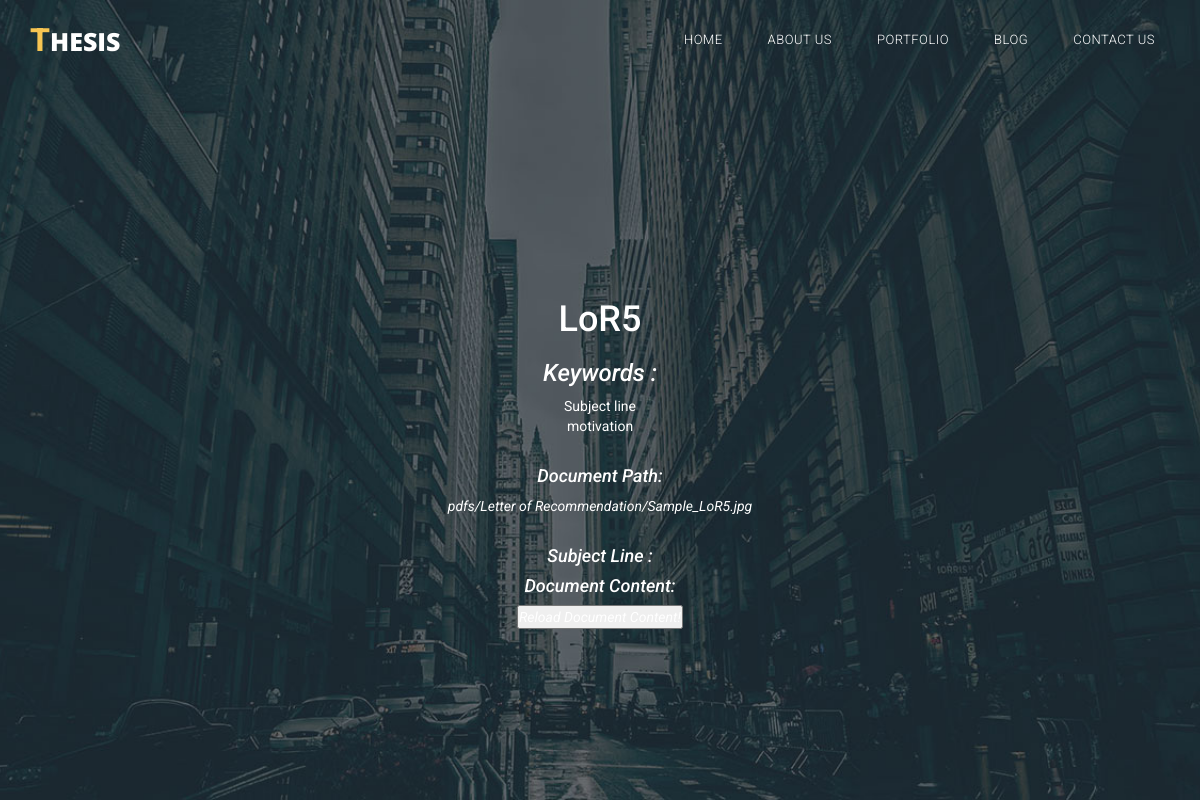
Page /FileSaverApp/5/ on the committed database.
### FileSaverApp/models.py (models this page shows, shortened)
class Document(models.Model):
    document_name = models.CharField(max_length=200)
    document_category = models.ForeignKey(DocumentCategory, on_delete=models.CASCADE)
    file = models.FileField(upload_to=get_directory_path)
    document_text = models.CharField(max_length=2000, default='', blank=True)

class Keyword(models.Model):
    document = models.ForeignKey(Document, on_delete=models.CASCADE)
    keyword = models.CharField(max_length=200)

### FileSaverApp/views.py (the view)
# urls.py: url(r'^(?P<document_id>[0-9]+)/$', views.documentDetail, name='detail'),
def documentDetail(request, document_id):
    document = get_object_or_404(Document, pk=document_id)
    document_text = document.document_text
    return render(request, 'FileSaverApp/documentDetail.html', {'document': document,
                                                                'text': document_text })

### FileSaverApp/templates/FileSaverApp/documentDetail.html (shortened to what this page needs)
<!DOCTYPE html>
<html lang="en">
<head>
    {% load static %}
    <link rel="stylesheet" type="text/css" href="{% static 'tinker/css/bootstrap.min.css' %}" />
    <link rel="stylesheet" type="text/css" href="{% static 'tinker/css/bootstrap-theme.min.css' %}" />
    <link rel="stylesheet" type="text/css" href="{% static 'tinker/css/fontAwesome.css' %}" />
    <link rel="stylesheet" type="text/css" href="{% static 'tinker/css/hero-slider.css' %}" />
    <link rel="stylesheet" type="text/css" href="{% static 'tinker/css/owl-carousel.css' %}" />
    <link rel="stylesheet" type="text/css" href="{% static 'tinker/css/templatemo-style.css' %}" />
    <link rel="stylesheet" type="text/css" href="{% static 'tinker/css/lightbox.css' %}" />
    <link rel="stylesheet" type="text/css" href="{% static 'tinker/css/detailsPage.css' %}" />
</head>
<body>
    <div class="header">
        <div class="container">
            <nav class="navbar navbar-inverse" role="navigation">
                <div class="navbar-header">
                    <a href="{% url 'FileSaverApp:index' %}"  class="navbar-brand scroll-top"><em>T</em>hesis</a>
                </div>
                <div id="main-nav" class="collapse navbar-collapse">
                    <ul class="nav navbar-nav">
                        <li><a href="{% url 'FileSaverApp:index' %}"  class="scroll-top">Home</a></li>
                        <li><a href="#" class="scroll-link" data-id="about">About Us</a></li>
                        <li><a href="#" class="scroll-link" data-id="portfolio">Portfolio</a></li>
                        <li><a href="#" class="scroll-link" data-id="blog">Blog</a></li>
                        <li><a href="#" class="scroll-link" data-id="contact-us">Contact Us</a></li>
                    </ul>
                </div>
            </nav>
        </div>
    </div>
    <div class="parallax-content baner-content" id="home">
        <div class="container">
            <div class="text-content">
                <div class="keyword-list">
                    <h1> {{ document.document_name }}</h1>
                    <h3><em> Keywords :</em></h3>
                    <ul>
                    {% for keyword in document.keyword_set.all %}
                        <li>{{ keyword.keyword }}</li>
                    {% endfor %}
                    </ul>
                    <br>
                    <h4><em> Document Path:<em/></h4>
                    {{ document.file }}
                        <br>
                        <br>
                        <h4>Subject Line : {{ subjectLine }}</h4>
                        <h4><em> Document Content:</em></h4>
                        <form id="searchform" action="{% url 'FileSaverApp:extractText' document.id %}" method="get" accept-charset="utf-8">
                              <button class="searchbutton" type="submit">
                              </button>
                        </form>
                        <br>
                    <div class="document-text">
                    </div>
                </div>
            </div>
        </div>
    </div>
    </body>
</html>

### FileSaverApp/static/tinker/css/hero-slider.css (style rules this page uses)
*, *::after, *::before { -webkit-box-sizing: border-box; -moz-box-sizing: border-box; box-sizing: border-box; }
html { font-size: 62.5%; }
body { font-family: "Open Sans", sans-serif; color: #2c343b; background-color: #f2f2f2; }
a { color: #d44457; text-decoration: none; }

### FileSaverApp/static/tinker/css/templatemo-style.css (style rules this page uses)
* { margin: 0; padding: 0; font-family: 'Roboto', arial, sans-serif; }
body { overflow-x: hidden; }
ul { list-style: none; margin: 0px; }
.parallax-content { width: 100%; min-height: 100vh; background-size: cover; }
.header { position: fixed; top: 0; left: 0; width: 100%; padding: 0; z-index: 10000; transition: all 0.2s ease-in-out; height: 80px; background-color:transparent; text-align: center; line-height: 40px; }
.navbar-inverse .navbar-brand, .navbar-inverse .navbar-nav>li>a { text-shadow: none; }
.navbar-brand { line-height: 80px; padding: 0px; }
.navbar-nav>li>a { color: #fff!important; font-size: 13px; font-weight: 300; text-transform: uppercase; text-shadow: none; line-height: 80px; padding: 0px; letter-spacing: 0.5px; }
.navbar-nav>li { margin-left: 45px; }
.navbar-brand { font-family: 'Open Sans', sans-serif; font-size: 25px; text-transform: uppercase; color: #fff!important; transition: all 0.5s; }
.navbar-brand em { font-style: normal; color: #f7c552; font-size: 32px; }
.header .navbar-brand { font-weight: 800; }
.navbar-inverse { background-image: none; background-color: transparent; }
.header .navbar { margin: 0; border: none; }
@media (min-width: 768px) { .header .navbar-brand { padding-left: 0; } }
@media (min-width: 768px) { .navbar-nav { float: right; } }
.baner-content { width: 100%; padding-top: 35vh; text-align: center; background-image: url(../img/banner_bg.jpg); vertical-align: middle; }
.baner-content .text-content { text-align: center; }

### FileSaverApp/static/tinker/css/lightbox.css (style rules this page uses)
body:after { content: url(../img/close.png) url(../img/loading.gif) url(../img/prev.png) url(../img/next.png); display: none; }

### FileSaverApp/static/tinker/css/detailsPage.css (style rules this page uses)
.keyword-list { color: #ffffff; }
.document-text { white-space: pre; text-align: left; }

### rows in the picture
Document: document_name "LoR5", file "pdfs/Letter of Recommendation/Sample_LoR5.jpg"
Keyword: keyword "Subject line"
Keyword: keyword "motivation"
